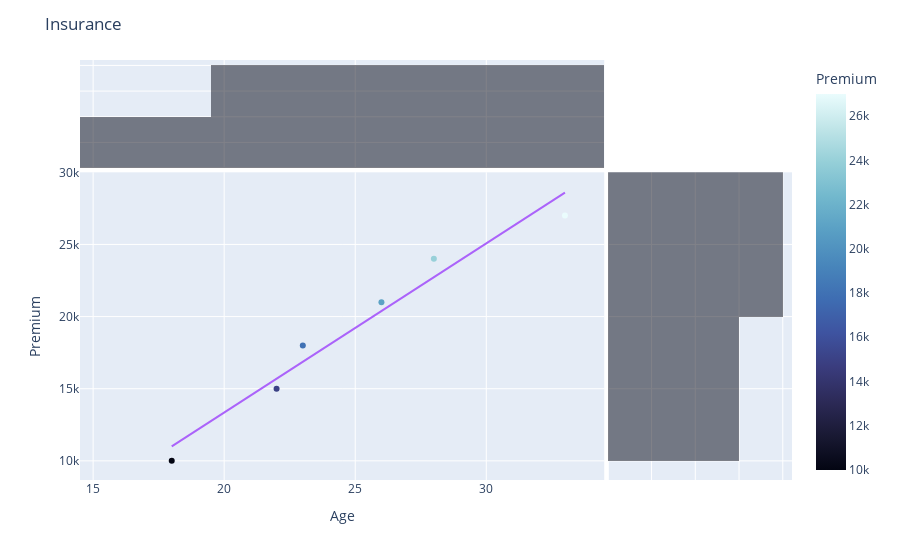

Notebook cell for this chart:
### Code cell
# Vizualizing the data

fig = px.scatter(df,
                 x='Age',
                 y='Premium',
                 marginal_x='histogram',
                 marginal_y='histogram',
                 trendline='ols',
                 color='Premium',
                 color_continuous_scale=px.colors.sequential.ice)
fig.update_layout(title="Insurance",
                  xaxis_title='Age',
                  yaxis_title='Premium')
fig.show()

### Figure 1 — Plotly figure (JSON) as saved in the notebook; plotly's stock layout.template omitted (floating-point values rounded to 4 significant figures)
{"data": [{"hovertemplate": "Age=%{x}<br>Premium=%{marker.color}<extra></extra>", "legendgroup": "", "marker": {"color": [10000, 15000, 18000, 21000, 24000, 26500, 27000], "coloraxis": "coloraxis", "symbol": "circle"}, "mode": "markers", "name": "", "orientation": "v", "showlegend": false, "type": "scatter", "x": [18, 22, 23, 26, 28, 31, 33], "xaxis": "x", "y": [10000, 15000, 18000, 21000, 24000, 26500, 27000], "yaxis": "y"}, {"alignmentgroup": "True", "bingroup": "x", "hovertemplate": "Age=%{x}<br>count=%{y}<extra></extra>", "legendgroup": "", "marker": {"color": "rgb(3, 5, 18)"}, "name": "", "offsetgroup": "", "opacity": 0.5, "showlegend": false, "type": "histogram", "x": [18, 22, 23, 26, 28, 31, 33], "xaxis": "x3", "yaxis": "y3"}, {"alignmentgroup": "True", "bingroup": "y", "hovertemplate": "Premium=%{y}<br>count=%{x}<extra></extra>", "legendgroup": "", "marker": {"color": "rgb(3, 5, 18)"}, "name": "", "offsetgroup": "", "opacity": 0.5, "showlegend": false, "type": "histogram", "xaxis": "x2", "y": [10000, 15000, 18000, 21000, 24000, 26500, 27000], "yaxis": "y2"}, {"hovertemplate": "<b>OLS trendline</b><br>Premium = 1172.95 * Age + -10114.7<br>R<sup>2</sup>=0.968909<br><br>Age=%{x}<br>Premium=%{y} <b>(trend)</b><extra></extra>", "legendgroup": "", "marker": {"symbol": "circle"}, "mode": "lines", "name": "", "showlegend": false, "type": "scatter", "x": [18, 22, 23, 26, 28, 31, 33], "xaxis": "x", "y": [11000.0, 15690.0, 16860.0, 20380.0, 22730.0, 26250.0, 28590.0], "yaxis": "y"}], "layout": {"barmode": "overlay", "coloraxis": {"colorbar": {"title": {"text": "Premium"}}, "colorscale": [[0, "rgb(3, 5, 18)"], [0.09091, "rgb(25, 25, 51)"], [0.1818, "rgb(44, 42, 87)"], [0.2727, "rgb(58, 60, 125)"], [0.3636, "rgb(62, 83, 160)"], [0.4545, "rgb(62, 109, 178)"], [0.5455, "rgb(72, 134, 187)"], [0.6364, "rgb(89, 159, 196)"], [0.7273, "rgb(114, 184, 205)"], [0.8182, "rgb(149, 207, 216)"], [0.9091, "rgb(192, 229, 232)"], [1, "rgb(234, 252, 253)"]]}, "legend": {"tracegroupgap": 0}, "margin": {"t": 60}, "title": {"text": "Insurance"}, "xaxis": {"anchor": "y", "domain": [0, 0.7363], "title": {"text": "Age"}}, "xaxis2": {"anchor": "y2", "domain": [0.7413, 1], "matches": "x2", "showgrid": true, "showline": false, "showticklabels": false, "ticks": ""}, "xaxis3": {"anchor": "y3", "domain": [0, 0.7363], "matches": "x", "showgrid": true, "showticklabels": false}, "xaxis4": {"anchor": "y4", "domain": [0.7413, 1], "matches": "x2", "showgrid": true, "showline": false, "showticklabels": false, "ticks": ""}, "yaxis": {"anchor": "x", "domain": [0, 0.7326], "title": {"text": "Premium"}}, "yaxis2": {"anchor": "x2", "domain": [0, 0.7326], "matches": "y", "showgrid": true, "showticklabels": false}, "yaxis3": {"anchor": "x3", "domain": [0.7426, 1], "matches": "y3", "showgrid": true, "showline": false, "showticklabels": false, "ticks": ""}, "yaxis4": {"anchor": "x4", "domain": [0.7426, 1], "matches": "y3", "showgrid": true, "showline": false, "showticklabels": false, "ticks": ""}}}
